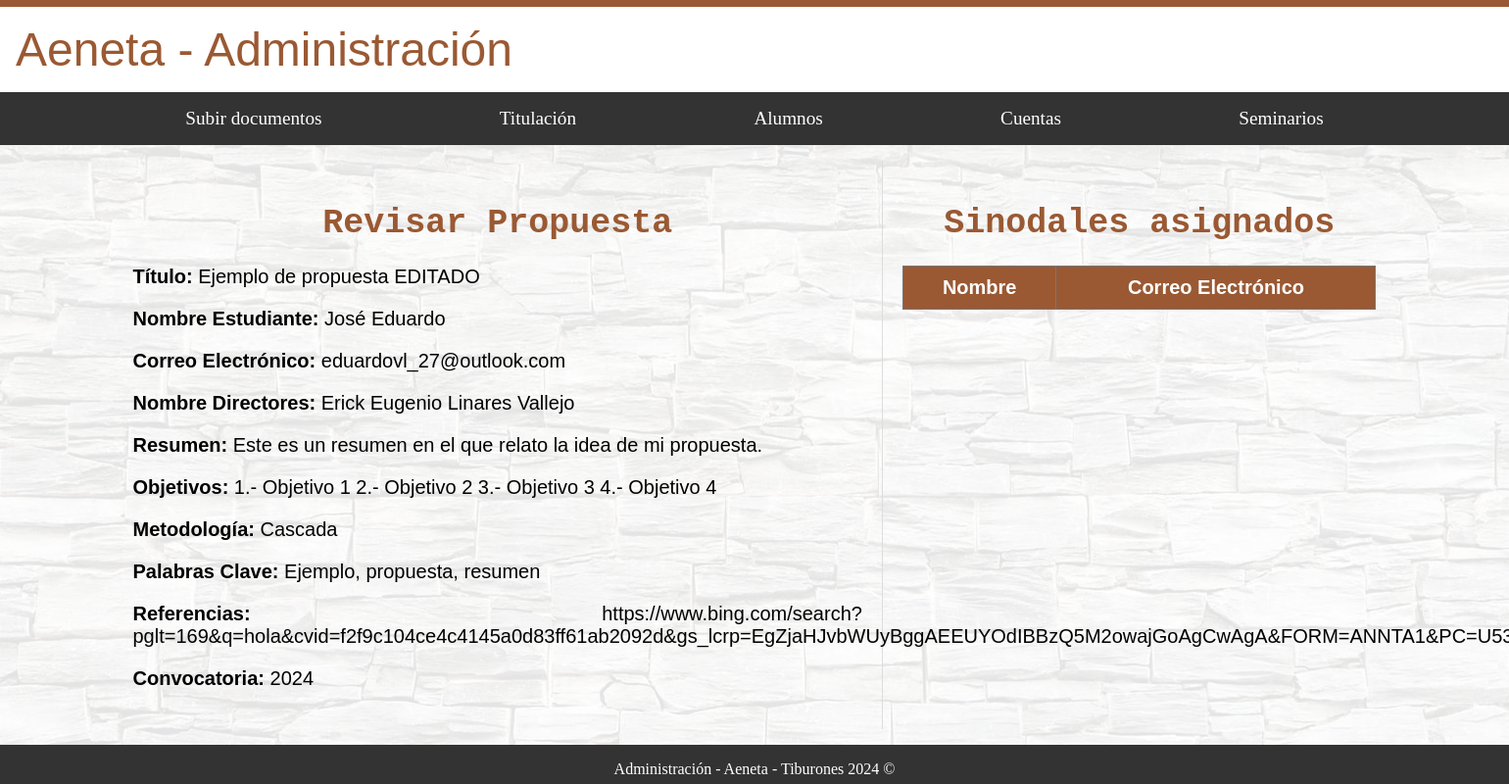
The page /administracion/alumnos/ver_detalles/8/ on the database as committed earlier.
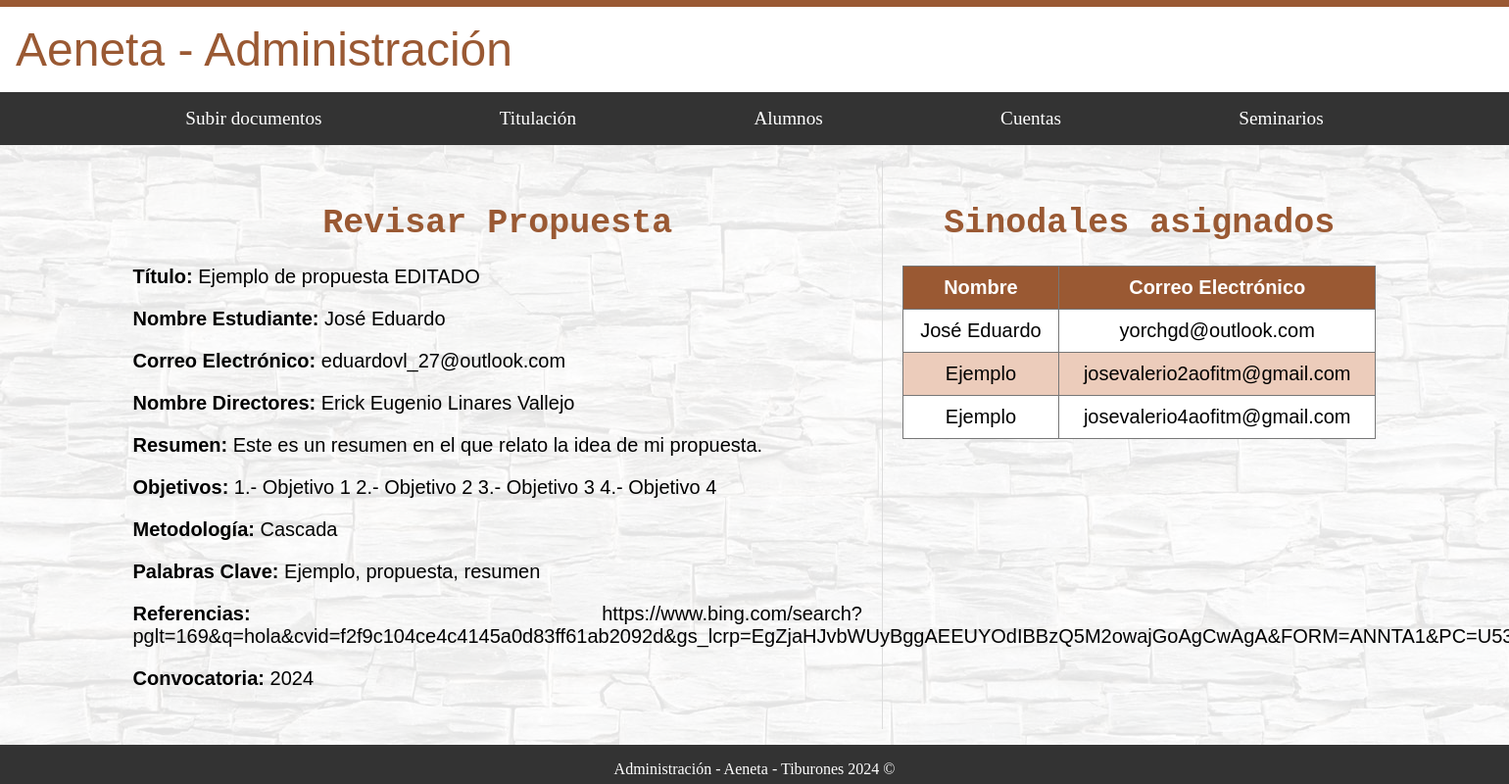
The same page on the database as committed later.
### alumnos/models.py (models this page shows, shortened)
class SinodalAsignado(models.Model):
    propuesta = models.ForeignKey('DocumentoPropuestaAlumno', on_delete=models.CASCADE)
    sinodal = models.ForeignKey('usuarios.CustomUser', on_delete=models.CASCADE)
    rol = models.CharField(max_length=100)

### usuarios/models.py (models this page shows)
class CustomUser(AbstractUser):
    nombre = models.CharField(max_length=100)
    apellido = models.CharField(max_length=100)
    correo_electronico = models.EmailField(unique=True)
    is_administrador = models.BooleanField(default=False)
    is_alumno = models.BooleanField(default=False)
    is_docente = models.BooleanField(default=False)
    matricula = models.CharField(max_length=20, blank=True, null=True)
    programa_academico = models.CharField(max_length=100, blank=True, null=True)
    estatus = models.CharField(max_length=20, choices=[('activo', 'Activo'), ('egresado', 'Egresado')], blank=True, null=True)
    especialidad = models.CharField(max_length=100, blank=True, null=True)
    departamento_docente = models.CharField(max_length=100, blank=True, null=True)
    cargo = models.CharField(max_length=100, blank=True, null=True)
    departamento_admin = models.CharField(max_length=100, blank=True, null=True)

### administracion/views.py (the view)
# urls.py: path('alumnos/ver_detalles/<int:pk>/', AdministracionVerDetallesPropuestaACS.as_view(), name='ver_detalles'),
class AdministracionVerDetallesPropuestaACS(TemplateView):
    template_name = 'administracion/alumnos/ver_detalles.html'
    def get(self, request, *args, **kwargs):
        propuesta = get_object_or_404(DocumentoPropuestaAlumno, pk=kwargs['pk'])
        revisar_propuesta, created = RevisarPropuesta.objects.get_or_create(documento_alumno=propuesta)
        sinodales = SinodalAsignado.objects.filter(propuesta=propuesta)
        context = {
            'propuesta': propuesta,
            'sinodales': sinodales
            }
        return self.render_to_response(context)

### administracion/templates/administracion/alumnos/ver_detalles.html (shortened to what this page needs)
{% extends "base_generic_Administracion.html" %}
{% block content %}
<div id="fondo">
    <div class="contenedor_principal letra_texto">
      <div class="revisar_pr">
        <h1 class="letra_titulos">Revisar Propuesta</h1>
      <p><strong>Título:</strong> {{ propuesta.titulo }}</p>
      <p><strong>Nombre Estudiante:</strong> {{ propuesta.nombre_estudiante }}</p>
      <p><strong>Correo Electrónico:</strong> {{ propuesta.correo_electronico }}</p>
      <p><strong>Nombre Directores:</strong> {{ propuesta.nombre_directores }}</p>
      <p><strong>Resumen:</strong> {{ propuesta.resumen }}</p>
      <p><strong>Objetivos:</strong> {{ propuesta.objetivos }}</p>
      <p><strong>Metodología:</strong> {{ propuesta.metodologia }}</p>
      <p><strong>Palabras Clave:</strong> {{ propuesta.palabras_clave }}</p>
      <p><strong>Referencias:</strong> {{ propuesta.referencias }}</p>
      <p><strong>Convocatoria:</strong> {{ propuesta.convocatoria }}</p>
      </div>
      <div class="evaluacion">
        <h1 class="letra_titulos">Sinodales asignados</h1>
        <table>
          <thead>
            <tr>
              <th>Nombre</th>
              <th>Correo Electrónico</th>
            </tr>
          </thead>
          <tbody>
            {% for sinodal in sinodales %}
              <tr>
                <td>{{ sinodal.sinodal.nombre }}</td>
                <td>{{ sinodal.sinodal.correo_electronico }}</td>
              </tr>
            {% endfor %}
          </tbody>
        </table>
      </div>
 </div>
</div>
{% endblock %}

Rows that differ between the two databases and show on the page:
added SinodalAsignado: sinodal.nombre "José Eduardo", sinodal.correo_electronico "yorchgd@outlook.com"
added SinodalAsignado: sinodal.nombre "Ejemplo", sinodal.correo_electronico "josevalerio2aofitm@gmail.com"
added SinodalAsignado: sinodal.nombre "Ejemplo", sinodal.correo_electronico "josevalerio4aofitm@gmail.com"
